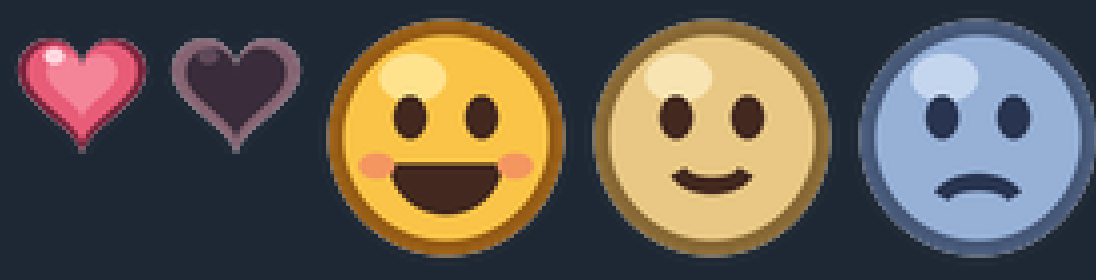

Here is the Python script that generated this plot:
"""Draws the house page's small icons (hearts, mood faces) at 1x and 2x. Run once; output is committed."""
import math
import sys
from PIL import Image, ImageDraw, ImageFilter

OUT = sys.argv[1]
SS = 8  # supersampling


def heart_poly(cx, cy, s):
    pts = []
    for i in range(240):
        t = 2 * math.pi * i / 240
        x = 16 * math.sin(t) ** 3
        y = 13 * math.cos(t) - 5 * math.cos(2 * t) - 2 * math.cos(3 * t) - math.cos(4 * t)
        pts.append((cx + x * s, cy - y * s))
    return pts


def heart(size, full):
    W = size * SS
    img = Image.new("RGBA", (W, W), (0, 0, 0, 0))
    d = ImageDraw.Draw(img)
    s = W / 36.0
    cx, cy = W / 2, W / 2 + W * 0.03
    if full:
        d.polygon(heart_poly(cx, cy, s), fill=(122, 34, 58, 255))
        d.polygon(heart_poly(cx, cy - s * 0.4, s * 0.86), fill=(232, 92, 120, 255))
        d.polygon(heart_poly(cx, cy - s * 1.4, s * 0.55), fill=(244, 132, 152, 255))
        d.ellipse((cx - s * 9.5, cy - s * 9.5, cx - s * 4.5, cy - s * 5.5), fill=(255, 214, 222, 255))
    else:
        d.polygon(heart_poly(cx, cy, s), fill=(132, 98, 112, 255))
        d.polygon(heart_poly(cx, cy - s * 0.3, s * 0.78), fill=(58, 44, 58, 255))
        d.ellipse((cx - s * 9.5, cy - s * 9.5, cx - s * 4.5, cy - s * 5.5), fill=(96, 74, 90, 255))
    return img.resize((size, size), Image.LANCZOS)


def face(size, mood):
    W = size * SS
    img = Image.new("RGBA", (W, W), (0, 0, 0, 0))
    d = ImageDraw.Draw(img)
    pal = {
        "happy": ((150, 92, 20), (250, 196, 72), (255, 226, 140)),
        "okay": ((136, 104, 52), (232, 200, 132), (248, 228, 178)),
        "sad": ((70, 88, 120), (150, 176, 214), (196, 214, 238)),
    }[mood]
    m = W * 0.04
    d.ellipse((m, m, W - m, W - m), fill=pal[0])
    m2 = W * 0.10
    d.ellipse((m2, m2, W - m2, W - m2), fill=pal[1])
    d.ellipse((W * 0.24, W * 0.17, W * 0.50, W * 0.36), fill=pal[2])
    ink = (66, 40, 30) if mood != "sad" else (40, 52, 80)
    er = W * 0.065
    for ex in (0.36, 0.64):
        d.ellipse((W * ex - er, W * 0.42 - er * 1.3, W * ex + er, W * 0.42 + er * 1.3), fill=ink)
    lw = int(W * 0.07)
    if mood == "happy":
        d.chord((W * 0.28, W * 0.40, W * 0.72, W * 0.80), 0, 180, fill=ink)
        d.ellipse((W * 0.16, W * 0.56, W * 0.30, W * 0.66), fill=(244, 150, 96))
        d.ellipse((W * 0.70, W * 0.56, W * 0.84, W * 0.66), fill=(244, 150, 96))
    elif mood == "okay":
        d.arc((W * 0.33, W * 0.50, W * 0.67, W * 0.72), 20, 160, fill=ink, width=lw)
    else:
        d.arc((W * 0.32, W * 0.64, W * 0.68, W * 0.86), 200, 340, fill=ink, width=lw)
    return img.resize((size, size), Image.LANCZOS)


def save(name, fn, logical):
    fn(logical).save(f"{OUT}/{name}.png")
    fn(logical * 2).save(f"{OUT}/{name}@2x.png")


save("HouseHeartFull", lambda n: heart(n, True), 18)
save("HouseHeartEmpty", lambda n: heart(n, False), 18)
for mood in ("happy", "okay", "sad"):
    save("HouseFace" + mood.capitalize(), lambda n, m=mood: face(n, m), 32)
